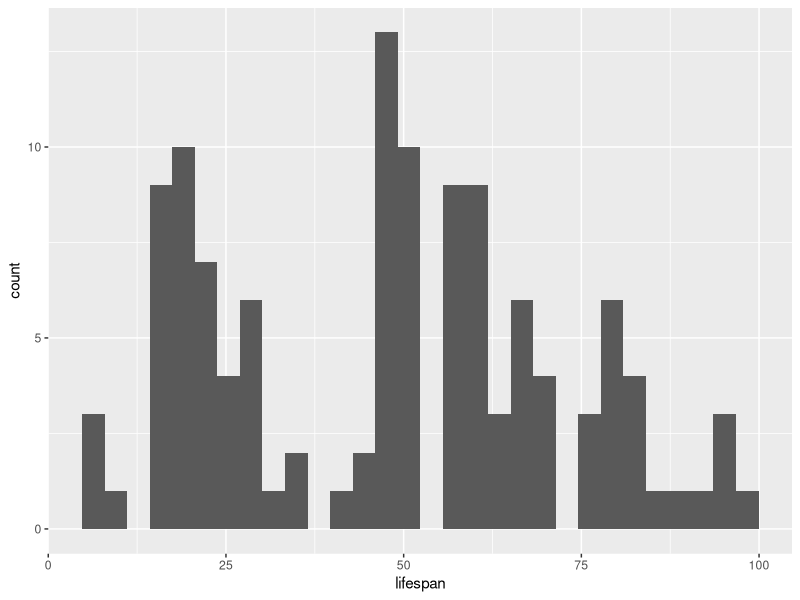
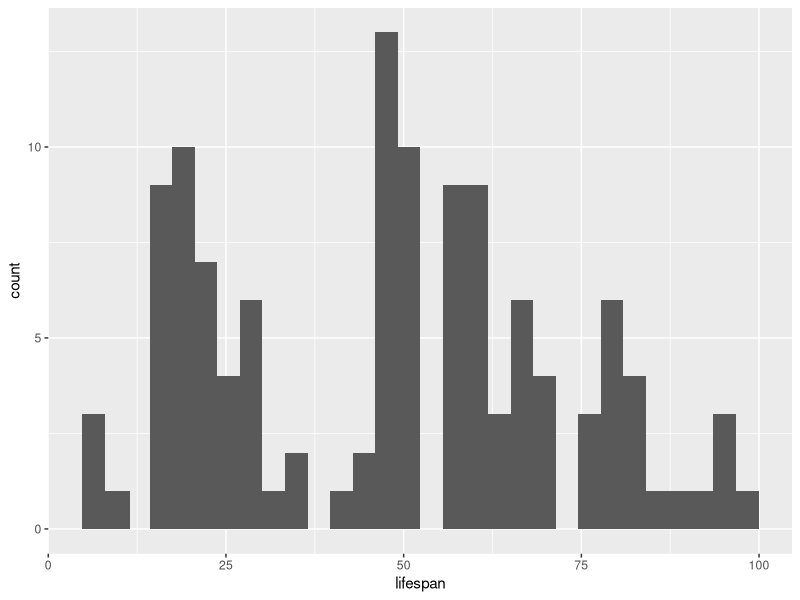

Reproduce these figures in R, in order.
library(tidyverse)
data<-read_csv("lifespan.csv")
head(data)

## JD: Changed directory name, sorry. Space was making me crazy

## JD: Whitespace can aid legibilty

#Examine structure of data to check each variable has a column 
str(data)
#There are five variables: no variables are missing
#Check that data is complete using summary
summary(data)
#There are 120 samples: dataset is complete
#Check for mistakes in data by converting variables into factors and using levels function

## JD: Come up with an indent style
## This time I'm going to use mine; you don't need to like mine but you need to have one
dataf <- (data
	%>% mutate(linef = as.factor(line))
	%>% mutate(treatmentf = as.factor(treatment))
)

levels(dataf$linef)
levels(dataf$treatmentf)
#There are 6 unique lines and 2 unique treatments: no mistakes found here
#Let's make sure each treatment by line combination has 10 replicates
print(data %>% 
group_by(line, treatment) %>%
summarize(count = n()))
#Looks good to me!
print(ggplot(data, aes(x=lifespan))+ geom_histogram())+geom_histogram(binwidth = 1)
## JD: Not so sure why we get two almost-identical plots here, but I guess you don't want to say geom_histogram twice.

#Histogram of entire data set. Overall data has a (relatively) normal distribtion.
#Next, let's filter all the samples that lived longer than 21 days
#See README for rationale
data2<-filter(data,lifespan>21)

#Lastly, let's break up the data by genetic line in case we want to independently analyze each one
## JD: Probably not a good idea to hard code the line names, and you may not need the broken data at all with all of our modern tools
## If I was convinced I needed to do this, I would make code to make a list of tibbles and _automatically_ assign the line name as the list-element name
geno1<-filter(data,line=="M239")
geno2<-filter(data,line=="M315")
geno3<-filter(data,line=="M395")
geno4<-filter(data,line=="M596")
geno5<-filter(data,line=="M703")
geno6<-filter(data,line=="M900")

## JD: score 2. (1=poor, 2=fine, 3=excellent)
## Nice, clear checking
